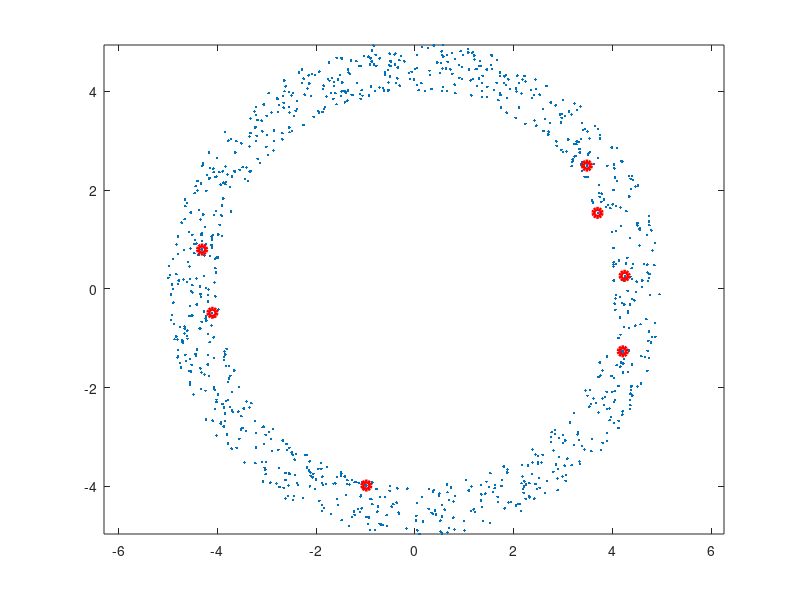

Write the MATLAB code that produced this figure. (Note: this script raises an error after producing the figure.)
clear all
close all
N = 1000;
K = 7;

% Generacion de x
r = 4+rand(1,N);
alpha = 2*pi*rand(1,N);
x=[r.*cos(alpha);r.*sin(alpha)];

% Determinacion inicial de prototipos
c=x(:,1:K)*0.999;

for rep=1:100,
   plot(x(1,:),x(2,:),'.'), axis equal, hold on;
   plot(c(1,:),c(2,:),'or','LineWidth',3);hold off;
   
   % Determinacion del prototipo mas cercano a cada dato
   for k=1:K,
       d(k,:)=d_euclid(x,c(:,k));
   end;       
   a=1./d;
   suma = sum(a);   
   u = a ./ (ones(K,1)*suma);
   
   % Actualizacion de los prototipos     
   for k=1:K,
       aux = ones(2,1) * u(k,:);
       c(:,k) = sumpat(x.*aux)./sumpat(aux);
   end;

   pause
end;
